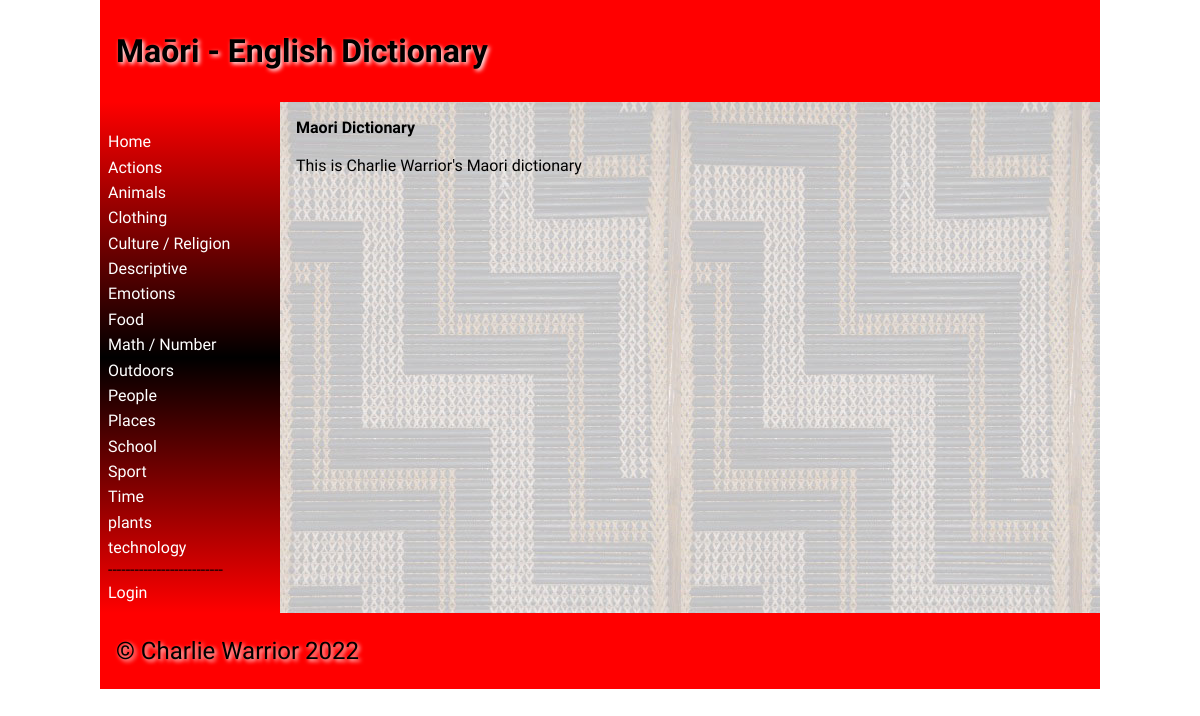
The page / on the database its author committed.
### tables this page shows
CREATE TABLE categories
(
	id integer
		constraint categories_pk
			primary key autoincrement,
	name varchar(30)
);

### app.py (the view)
@app.route('/')
def render_home():
    return render_template("home.html", logged_in=is_logged_in(), categories=get_categories(), teacher=is_teacher())

### app.py (called while the page is built)
def create_connection(db_file):
    try:
        connection = sqlite3.connect(db_file)
        return connection
    except Error as e:
        print(e)
    return None

def is_logged_in():
    if session.get("email") is None:
        print('Not Logged In')
        return False
    print('Logged In')
    return True

def is_teacher():
    if session.get("usertype") == "student":
        return False
    return True

def get_categories():
    con = create_connection(DATABASE)
    print(con)
    query = "SELECT id, name FROM categories ORDER BY name ASC"
    cur = con.cursor()
    cur.execute(query)
    category_list = cur.fetchall()
    con.close()
    return category_list

### templates/home.html (shortened to what this page needs)
{% extends 'base.html' %}
{% block heading %}Maōri - English Dictionary{% endblock %}
{% block main %}
<b> Maori Dictionary</b>
<br>
<br>This is Charlie Warrior's Maori dictionary
<br>
{% endblock %}

### templates/base.html (shortened to what this page needs)
<!doctype html>
<html lang="en">
<head>
    <link href="{{ url_for('static', filename='css/style.css') }}" rel="stylesheet">
</head>
<body>
<div id="container">
    <header>
        <h1>{% block heading %}{% endblock %}</h1>
    </header>
    <nav>
        <ul>
            <li><a href="\">Home</a></li>
            {% for category in categories %}
            <li><a href="/category/{{category[0]}}">{{category[1]}}</a></li>
            {% endfor %}
            --------------------------
            {% if logged_in %}
            <li><a href="\logout">Logout</a></li>
            {% if teacher %}
            <li><a href="\addword">Add Word</a></li>
            {% endif %}
            {% else %}
            <li><a href="\login">Login</a></li>
        </ul>
        {% endif %}
    </nav>
    <main>
        {% block main%}{% endblock %}
    </main>
    <footer>
        <p>
            &copy; Charlie Warrior 2022
        </p>
    </footer>
</div>
</body>
</html>

### static/css/style.css (style rules this page uses)
* { font-family: Comfortaa, sans-serif; margin: 0; padding: 0; box-sizing: border-box; }
#container { display: grid; grid-template-columns: 75px auto; grid-template-areas: 'nav header' 'main main' 'footer footer'; }
header { grid-area: header; background-color: #f00; padding: 1rem; }
nav { grid-area: nav; }
main { grid-area: main; padding: 1rem; background-color: #edd; }
h1, h2, h3, h4 { padding: 1rem 0; font-family: 'Suez One', serif; color: #000; text-shadow: 2px 2px 4px #fff; }
p { padding: 0.5rem 0; }
a { color: #222; }
footer { grid-area: footer; padding: 1rem; background-color: #f00; }
footer p { color: #000; text-shadow: 2px 2px 4px #fff; font-size: 1.5rem; }
@media only screen and (min-width: 768px) { #container { grid-template-columns: 180px auto; grid-template-areas: 'header header' 'nav main' 'footer footer'; } }
@media only screen and (min-width: 768px) { nav { background: linear-gradient(180deg, rgba(255,0,0,1) 0%, rgba(0, 0, 0, 1) 50%, rgba(255,0,0,1) 100%); padding: 0.5rem; } }
@media only screen and (min-width: 768px) { nav ul { list-style: none; } }
@media only screen and (min-width: 768px) { nav li { padding: 0.2rem 0; } }
@media only screen and (min-width: 768px) { nav a { color: #fff; text-decoration: none; } }
@media only screen and (min-width: 768px) { main { background-image: url('/poutama.jpg'); } }
@media only screen and (min-width: 1000px) { #container { width: 1000px; margin: auto; } }

### rows shown on the page
categories: name "Actions"
categories: name "Animals"
categories: name "Clothing"
categories: name "Culture / Religion"
categories: name "Descriptive"
categories: name "Emotions"
categories: name "Food"
categories: name "Math / Number"
categories: name "Outdoors"
categories: name "People"
categories: name "Places"
categories: name "School"
categories: name "Sport"
categories: name "Time"
categories: name "plants"
categories: name "technology"
